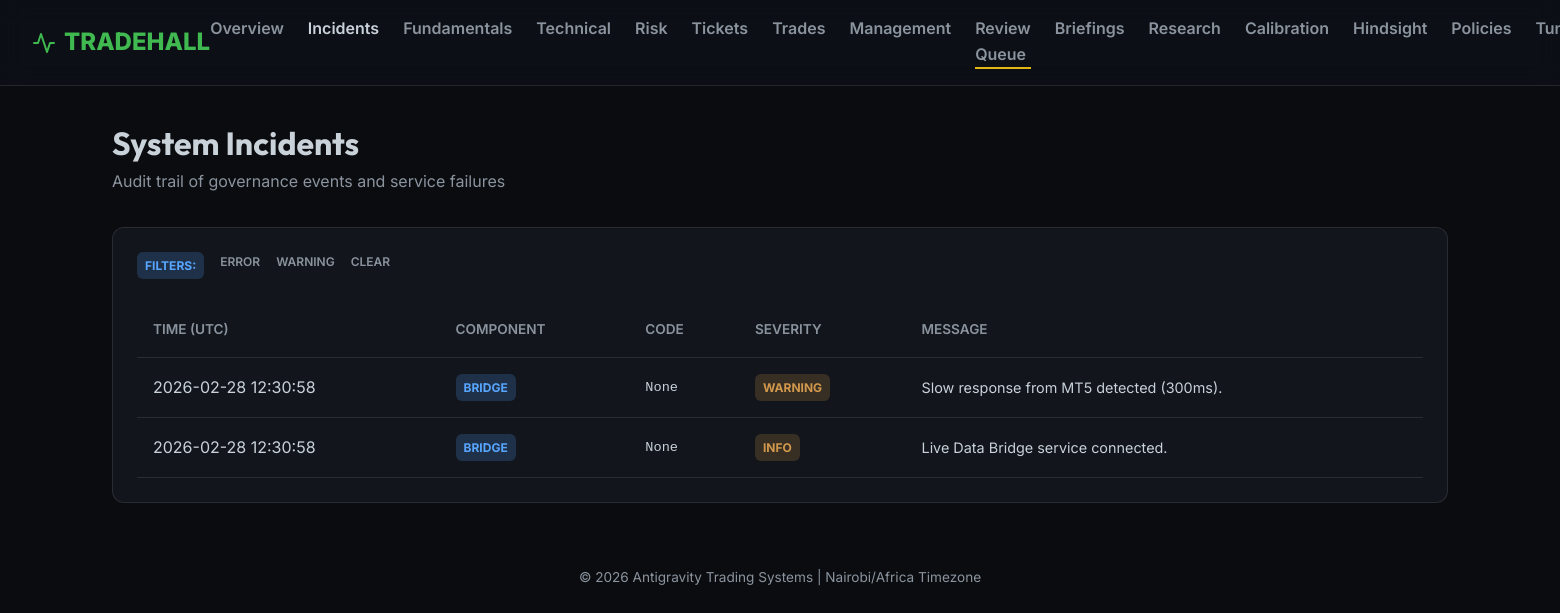
Page /dashboard/incidents on the committed database.
### shared/database/models.py (models this page shows)
class IncidentLog(Base):
    __tablename__ = "incident_logs"
    id = Column(Integer, primary_key=True, index=True)
    severity = Column(String, index=True, nullable=False) # INFO, WARNING, ERROR, CRITICAL
    component = Column(String, index=True, nullable=False)
    error_code = Column(String, index=True)
    message = Column(String, nullable=False)
    context = Column(JSON)
    created_at = Column(DateTime(timezone=True), default=lambda: datetime.now(timezone.utc))

### services/dashboard/main.py (the view)
@app.get("/dashboard/incidents", response_class=HTMLResponse)
async def dashboard_incidents(request: Request, severity: Optional[str] = None, db: Session = Depends(db_session.get_db)):
    query = db.query(IncidentLog).order_by(IncidentLog.created_at.desc())
    if severity:
        query = query.filter(IncidentLog.severity == severity)
    incidents = query.limit(50).all()
    return render_template("incidents.html", {
        "request": request,
        "active_page": "incidents",
        "incidents": incidents
    })

### services/dashboard/templates/incidents.html (shortened to what this page needs)
{% extends "base.html" %}
{% block content %}
<div class="util-257995">
    <h1>System Incidents</h1>
    <p class="util-7abb3a">Audit trail of governance events and service failures</p>
</div>
<div class="card">
    <div class="util-17295e">
        <span class="badge badge-info">Filters:</span>
        <a href="?severity=ERROR" class="nav-link util-af89d6">ERROR</a>
        <a href="?severity=WARNING" class="nav-link util-af89d6">WARNING</a>
        <a href="?" class="nav-link util-af89d6">CLEAR</a>
    </div>
    <table>
        <thead>
            <tr>
                <th>Time (UTC)</th>
                <th>Component</th>
                <th>Code</th>
                <th>Severity</th>
                <th>Message</th>
            </tr>
        </thead>
        <tbody>
            {% for incident in incidents %}
            <tr>
                <td>{{ incident.created_at.strftime('%Y-%m-%d %H:%M:%S') }}</td>
                <td><span class="badge badge-info">{{ incident.component }}</span></td>
                <td class="util-9a7094">{{ incident.error_code }}</td>
                <td>
                    <span class="badge badge-{{ 'danger' if incident.severity == 'ERROR' else 'warning' }}">
                        {{ incident.severity }}
                    </span>
                </td>
                <td class="util-33dd45">{{ incident.message }}</td>
            </tr>
            {% endfor %}
        </tbody>
    </table>
</div>
{% endblock %}

### services/dashboard/static/style.css (style rules this page uses)
.util-7abb3a { color: var(--text-muted); }
.util-257995 { margin-bottom: 2rem; }
.util-17295e { display: flex; gap: 1rem; margin-bottom: 1.5rem; }
.util-af89d6 { font-size: 0.75rem; }
.util-9a7094 { font-family: monospace; font-size: 0.85rem; }
.util-33dd45 { font-size: 0.9rem; }

### services/dashboard/templates/base.html (style rules this page uses)
:root { --bg-color: #0a0c10; --card-bg: rgba(22, 27, 34, 0.7); --border-color: rgba(255, 255, 255, 0.1); --accent-green: #3fb950; --accent-blue: #58a6ff; --accent-red: #f85149; --accent-orange: #d2994d; --text-primary: #c9d1d9; --text-muted: #8b949e; --glass-blur: blur(12px); }
* { box-sizing: border-box; margin: 0; padding: 0; }
body { font-family: 'Inter', sans-serif; background-color: var(--bg-color); color: var(--text-primary); line-height: 1.6; overflow-x: hidden; }
h1, h2, h3 { font-family: 'Outfit', sans-serif; font-weight: 700; }
.nav-link { text-decoration: none; color: var(--text-muted); font-weight: 600; transition: color 0.3s ease; }
.card { background: var(--card-bg); -webkit-backdrop-filter: var(--glass-blur); backdrop-filter: var(--glass-blur); border: 1px solid var(--border-color); border-radius: 12px; padding: 1.5rem; transition: transform 0.3s ease, box-shadow 0.3s ease; }
.badge { display: inline-block; padding: 0.25rem 0.5rem; border-radius: 6px; font-size: 0.75rem; font-weight: 700; text-transform: uppercase; }
.badge-warning { background: rgba(210, 153, 77, 0.2); color: var(--accent-orange); }
.badge-info { background: rgba(88, 166, 255, 0.2); color: var(--accent-blue); }
table { width: 100%; border-collapse: collapse; margin-top: 1rem; }
th, td { text-align: left; padding: 1rem; border-bottom: 1px solid var(--border-color); }
th { color: var(--text-muted); font-weight: 600; font-size: 0.85rem; text-transform: uppercase; }

### rows in the picture
IncidentLog: created_at "2026-02-28 12:30:58", component "BRIDGE", error_code "None", severity "WARNING", message "Slow response from MT5 detected (300ms)."
IncidentLog: created_at "2026-02-28 12:30:58", component "BRIDGE", error_code "None", severity "INFO", message "Live Data Bridge service connected."
